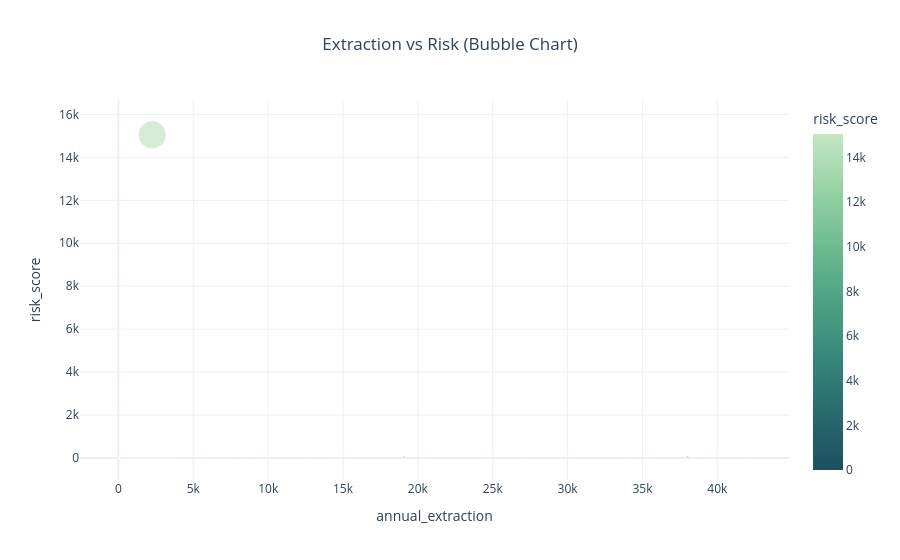

Notebook code cell kept with this figure:
### Markdown cell above
### 📊 4 Bubble Chart (Extraction vs Risk)

This chart combines three factors:
- Extraction (x-axis)
- Risk (y-axis)
- Utilization (bubble size)

It gives a complete view of groundwater stress.

### Code cell
fig7 = px.scatter(
    df,
    x='annual_extraction',
    y='risk_score',
    size='utilization_rate',
    color='risk_score',
    hover_name='district',
    title='Extraction vs Risk (Bubble Chart)',
    color_continuous_scale=px.colors.sequential.Blugrn_r
)

fig7.update_layout(template='plotly_white', title_x=0.5)
fig7.show()

### Figure 1 — Plotly figure (JSON) as saved in the notebook; plotly's stock layout.template omitted (floating-point values rounded to 4 significant figures; data arrays with more than 128 entries replaced by an {"elided": "..."} marker saying what was removed)
{"data": [{"hovertemplate": "<b>%{hovertext}</b><br><br>annual_extraction=%{x}<br>risk_score=%{marker.color}<br>utilization_rate=%{marker.size}<extra></extra>", "hovertext": {"elided": "758 str values"}, "legendgroup": "", "marker": {"color": {"elided": "758 float values"}, "coloraxis": "coloraxis", "size": {"elided": "758 float values"}, "sizemode": "area", "sizeref": 94.06, "symbol": "circle"}, "mode": "markers", "name": "", "orientation": "v", "showlegend": false, "type": "scatter", "x": {"elided": "758 float values"}, "xaxis": "x", "y": {"elided": "758 float values"}, "yaxis": "y"}], "layout": {"coloraxis": {"colorbar": {"title": {"text": "risk_score"}}, "colorscale": [[0, "rgb(29, 79, 96)"], [0.1667, "rgb(38, 107, 110)"], [0.3333, "rgb(54, 135, 122)"], [0.5, "rgb(77, 162, 132)"], [0.6667, "rgb(109, 188, 144)"], [0.8333, "rgb(150, 210, 164)"], [1, "rgb(196, 230, 195)"]]}, "legend": {"itemsizing": "constant", "tracegroupgap": 0}, "title": {"text": "Extraction vs Risk (Bubble Chart)", "x": 0.5}, "xaxis": {"anchor": "y", "domain": [0, 1], "title": {"text": "annual_extraction"}}, "yaxis": {"anchor": "x", "domain": [0, 1], "title": {"text": "risk_score"}}}}
